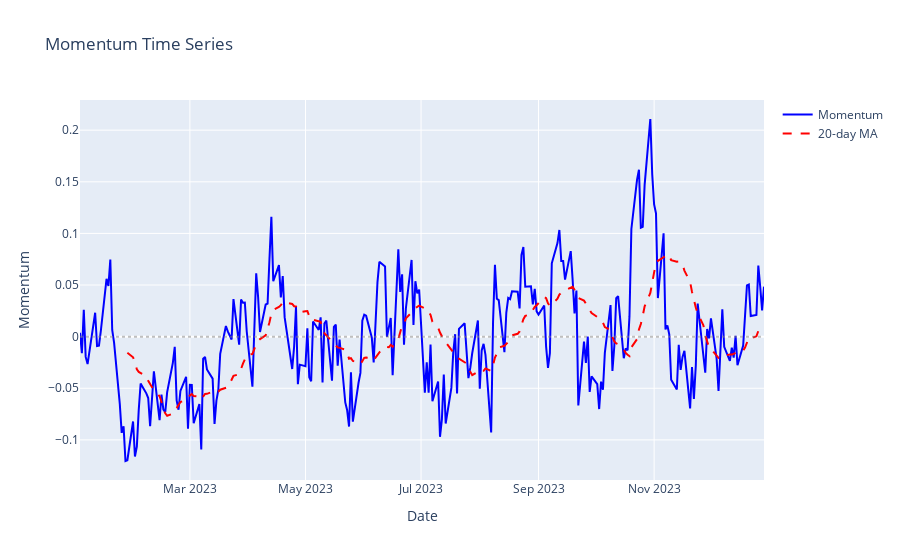

Notebook code for this chart:
### Code cell
FactorPlot.plot_factor_time_series(
    factor_data=factor_data["momentum"],
    factor_name="Momentum",
    show_rolling_mean=True,
    rolling_window=20
)

### Figure 1 — Plotly figure (JSON) as saved in the notebook; plotly's stock layout.template omitted (floating-point values rounded to 4 significant figures; data arrays with more than 128 entries replaced by an {"elided": "..."} marker saying what was removed)
{"data": [{"line": {"color": "blue"}, "mode": "lines", "name": "Momentum", "type": "scatter", "x": {"elided": "260 str values"}, "y": {"elided": "260 float values"}}, {"line": {"color": "red", "dash": "dash"}, "mode": "lines", "name": "20-day MA", "type": "scatter", "x": {"elided": "260 str values"}, "y": {"elided": "260 float values"}}], "layout": {"hovermode": "x unified", "shapes": [{"line": {"color": "gray", "dash": "dot"}, "opacity": 0.5, "type": "line", "x0": 0, "x1": 1, "xref": "x domain", "y0": 0, "y1": 0, "yref": "y"}], "title": {"text": "Momentum Time Series"}, "xaxis": {"title": {"text": "Date"}}, "yaxis": {"title": {"text": "Momentum"}}}}
